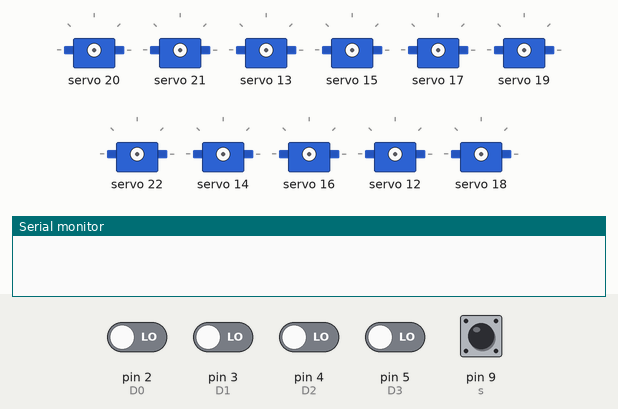
Recording of a sketch running on a simulated Arduino Uno, built with avr-gcc and run on an emulated ATmega328P. Shown: 11 × servo, the last lines printed to the serial monitor. Inputs (shaded band) come from the test bench; at power-on: pin 9 (s) HIGH, pin 2 (D0), pin 3 (D1), pin 4 (D2), pin 5 (D3) LOW.

Above: at 1.2 s.
1.3 s: pin 2 (D0) driven HIGH
At 2.2 s:
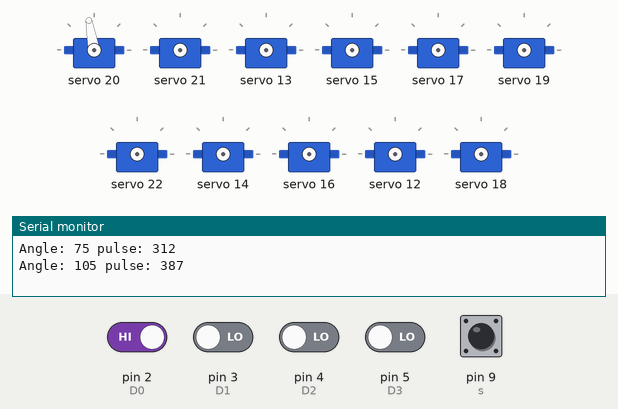
At 4.1 s:
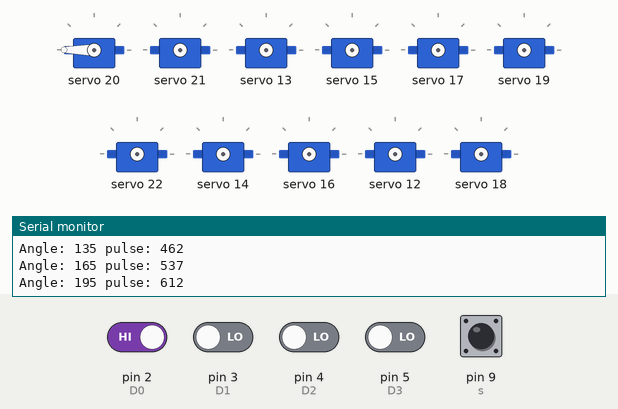
4.3 s: pin 5 (D3) driven HIGH
At 5.6 s:
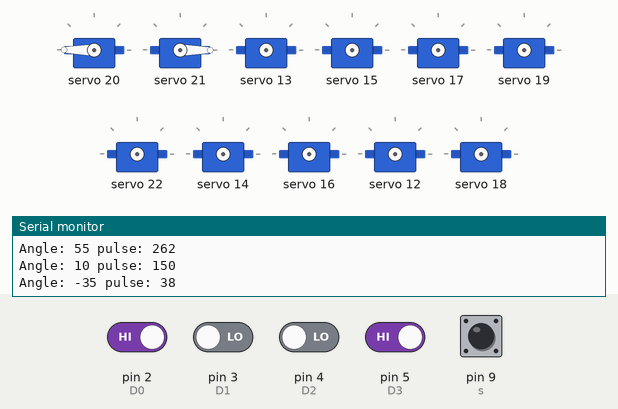
6.8 s: pin 2 (D0) driven LOW
8.3 s: pin 4 (D2) driven HIGH
At 10.3 s:
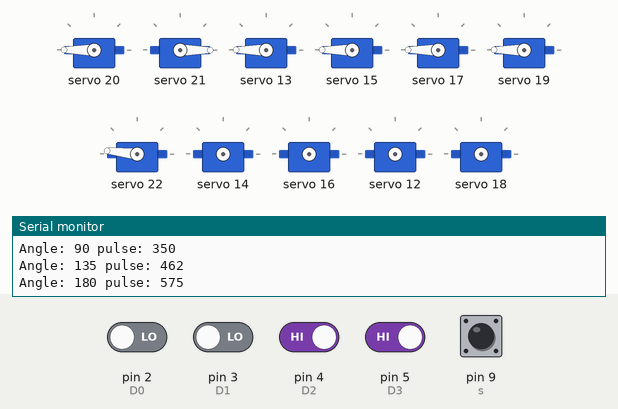
11.3 s: pin 5 (D3) driven LOW
12.8 s: pin 3 (D1) driven HIGH
Timing chart, 0 to 15.3 s (numbered marks = the images above; inputs shaded):
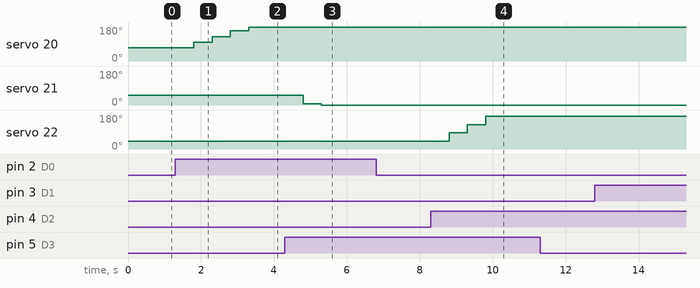

Measured:
- after the input at 1.3 s, servo 20: 70° → 100° after 0.50 s, → 129° 0.50 s later, → 159° 0.50 s later, → 180° 0.50 s later
- after the input at 4.3 s, servo 21: 51° → 6° after 0.50 s, → 0° 0.50 s later
- after the input at 8.3 s, servo 22: 41° → 85° after 0.50 s, → 129° 0.50 s later, → 174° 0.50 s later

The sketch:

completely_PWM.ino
```cpp
#include <Wire.h>
#include <Adafruit_PWMServoDriver.h>
#include <Servo.h>
#define D0 2
#define D1 3
#define D2 4
#define D3 5
#define s 9
#define SERVOMIN  125 // this is the 'minimum' pulse length count (out of 4096)
#define SERVOMAX  575 // this is the 'maximum' pulse length count (out of 4096)
Adafruit_PWMServoDriver pwm = Adafruit_PWMServoDriver(0x47); // PCA9685 bus address
int speeds = 1000;
int angle1 = 0;
int angle2 = 100;
int angle3 = 45;

void setup() {
  pinMode(D0, INPUT);
  pinMode(D1, INPUT);
  pinMode(D2, INPUT);
  pinMode(D3, INPUT);
  pinMode(s, INPUT);
  Serial.begin(9600);
  pwm.begin();
  pwm.setPWMFreq(60);
}
 void forward()     // going forwards
{
  pwm.setPWM(0, 0, 4095);
  pwm.setPWM(1, 0, speeds);
  pwm.setPWM(2, 0, 4095);
  pwm.setPWM(3, 0, speeds);
  pwm.setPWM(4, 0, 4095);
  pwm.setPWM(5, 0, speeds);
  pwm.setPWM(6, 0, 4095);
  pwm.setPWM(7, 0, speeds);
}
void right()
{
  pwm.setPWM(0, 0, 4095);
  pwm.setPWM(1, 0, speeds);
  pwm.setPWM(2, 0, 0);
  pwm.setPWM(3, 0, speeds);
  pwm.setPWM(4, 0, 0);
  pwm.setPWM(5, 0, speeds);
  pwm.setPWM(6, 0, 4059);
  pwm.setPWM(7, 0, speeds);

}
void left()
{
  pwm.setPWM(0, 0, 0);
  pwm.setPWM(1, 0, speeds);
  pwm.setPWM(2, 0, 4095);
  pwm.setPWM(3, 0, speeds);
  pwm.setPWM(4, 0, 4095);
  pwm.setPWM(5, 0, speeds);
  pwm.setPWM(6, 0, 0);
  pwm.setPWM(7, 0, speeds);
}
void stopp()         //stop
{
  pwm.setPWM(1, 0, 0);
  pwm.setPWM(2, 0, 0);
  pwm.setPWM(3, 0, 0);
  pwm.setPWM(4, 0, 0);
  pwm.setPWM(5, 0, 0);
  pwm.setPWM(6, 0, 0);
  pwm.setPWM(7, 0, 0);
}
void backward()          //back
{
  pwm.setPWM(0, 0, 0);
  pwm.setPWM(1, 0, speeds);
  pwm.setPWM(2, 0, 0);
  pwm.setPWM(3, 0, speeds);
  pwm.setPWM(4, 0, 0);
  pwm.setPWM(5, 0, speeds);
  pwm.setPWM(6, 0, 0);
  pwm.setPWM(7, 0, speeds);
}

int angleToPulse(int ang){
   int pulse = map(ang,0, 180, SERVOMIN,SERVOMAX);// map angle of 0 to 180 to Servo min and Servo max
   Serial.print("Angle: ");Serial.print(ang);
   Serial.print(" pulse: ");Serial.println(pulse);
   return pulse;
}


void gripper_open()
{
   if(angle3<180)

    {
      angle3=angle3+30;
      pwm.setPWM(8, 0, angleToPulse(angle3) );
      delay(500);
    }
}
void gripper_close()
{

  if(angle3>0)
  {
    angle3 = angle3-30;
    pwm.setPWM(8, 0, angleToPulse(angle3) );
    delay(500);
  }
}

void elbow_down()
{
  if(angle2>0)
  {
    angle2 = angle2-45;
    pwm.setPWM(9, 0, angleToPulse(angle2) );
    delay(500);
  }
}
void elbow_up()
{
   if(angle2<180)
    {
      angle2=angle2+45;
      pwm.setPWM(9, 0, angleToPulse(angle2) );
      delay(500);
    }
}

void base_right()
{
  if(angle1>0)
  {
    angle1 = angle1-45;
    pwm.setPWM(10, 0, angleToPulse(angle1) );
    delay(500);
  }
}

void base_left()
{
  if(angle1<180)
    {
      angle1=angle1+45;
      pwm.setPWM(10, 0, angleToPulse(angle1) );
      delay(500);
    }
}

void loop() {
  while(digitalRead(s) == 0 )

  {stopp();}

  while(digitalRead(s) == 1 && digitalRead(D0)==1 && digitalRead(D1)==0 && digitalRead(D2)==1 && digitalRead(D3)==0)

  {stopp();}

  while(digitalRead(s) == 1 && digitalRead(D0)==0 && digitalRead(D1)==1 && digitalRead(D2)==0 && digitalRead(D3)==0)

  {forward();}

  while(digitalRead(s) == 1 && digitalRead(D0)==0 && digitalRead(D1)==0 && digitalRead(D2)==1 && digitalRead(D3)==0)

  {left();}

  while(digitalRead(s) == 1 && digitalRead(D0)==0 && digitalRead(D1)==1 && digitalRead(D2)==1 && digitalRead(D3)==0)

  {right();}

  while(digitalRead(s) == 1 && digitalRead(D0)==0 && digitalRead(D1)==0 && digitalRead(D2)==0 && digitalRead(D3)==1)

  {backward();}

  while(digitalRead(s) == 1 && digitalRead(D0)==1 && digitalRead(D1)==0 && digitalRead(D2)==0 && digitalRead(D3)==0)

  {gripper_open();}

  while(digitalRead(s) == 1 && digitalRead(D0)==1 && digitalRead(D1)==1 && digitalRead(D2)==0 && digitalRead(D3)==0)

  {gripper_close();}

  while(digitalRead(s) == 1 && digitalRead(D0)==1 && digitalRead(D1)==0 && digitalRead(D2)==0 && digitalRead(D3)==1)

  {elbow_down();}

  while(digitalRead(s) == 1 && digitalRead(D0)==1 && digitalRead(D1)==1 && digitalRead(D2)==1 && digitalRead(D3)==0)

  {elbow_up();}

  while(digitalRead(s) == 1 && digitalRead(D0)==1 && digitalRead(D1)==1 && digitalRead(D2)==0 && digitalRead(D3)==1)

  {base_right();}

  while(digitalRead(s) == 1 && digitalRead(D0)==0 && digitalRead(D1)==0 && digitalRead(D2)==1 && digitalRead(D3)==1)

  {base_left();}

}
```
